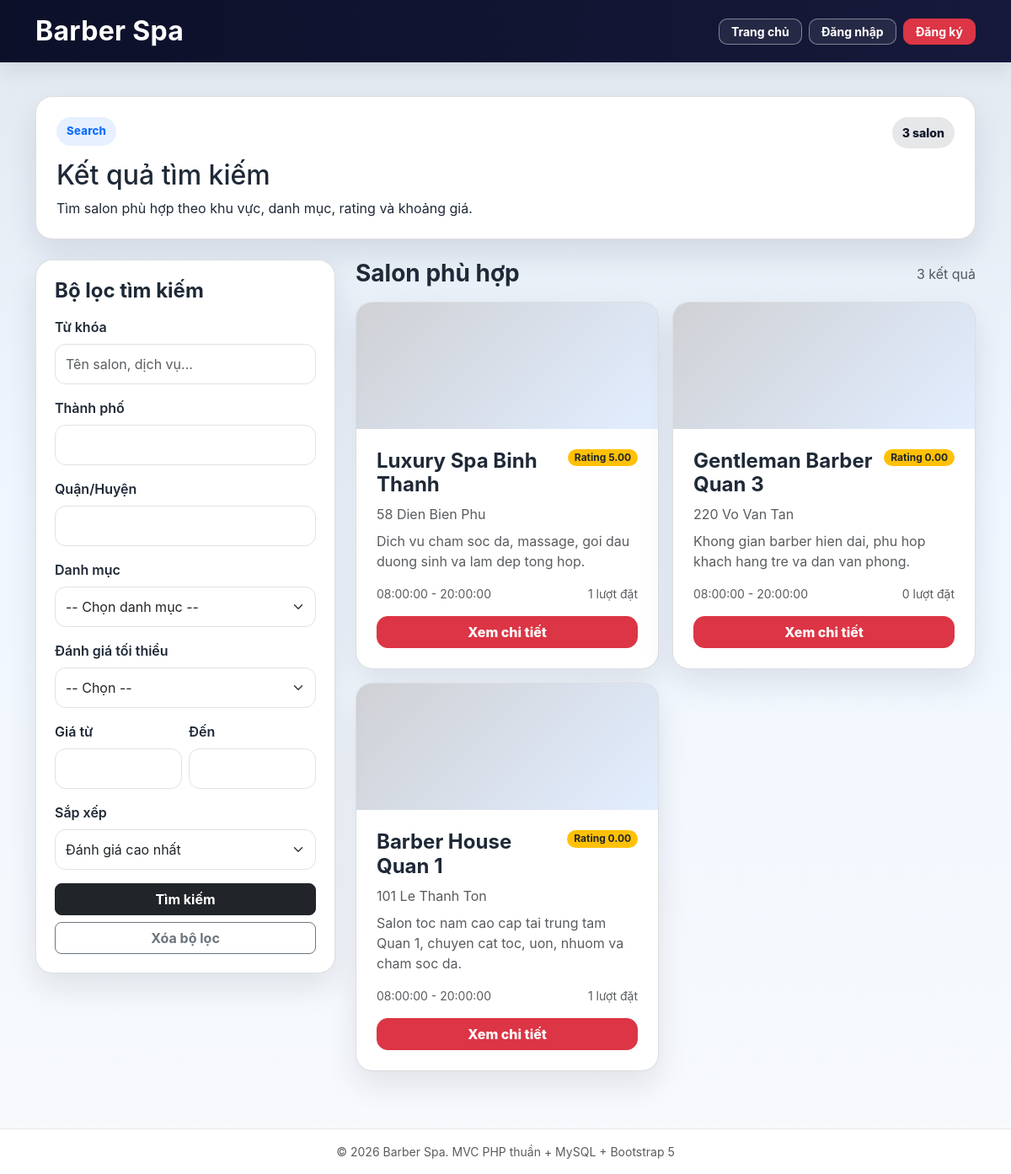
Screenshot of /search with the database file from the repository.
### tables this page shows
CREATE TABLE salons (
    id INT UNSIGNED AUTO_INCREMENT PRIMARY KEY,
    owner_id INT UNSIGNED NOT NULL,
    name VARCHAR(200) NOT NULL,
    address VARCHAR(255) NOT NULL,
    district VARCHAR(100) NOT NULL,
    city VARCHAR(100) NOT NULL,
    phone VARCHAR(20) NOT NULL,
    description TEXT NULL,
    search_keywords TEXT NULL,
    open_time TIME NOT NULL DEFAULT '08:00:00',
    close_time TIME NOT NULL DEFAULT '20:00:00',
    working_days VARCHAR(100) NOT NULL DEFAULT '1,2,3,4,5,6',
    avg_rating DECIMAL(3,2) NOT NULL DEFAULT 0.00,
    total_reviews INT NOT NULL DEFAULT 0,
    total_bookings INT NOT NULL DEFAULT 0,
    status ENUM('pending', 'active', 'hidden', 'rejected', 'deleted') NOT NULL DEFAULT 'pending',
    reject_reason TEXT NULL,
    latitude DECIMAL(10,7) NULL,
    longitude DECIMAL(10,7) NULL,
    created_at TIMESTAMP NULL DEFAULT CURRENT_TIMESTAMP,
    updated_at TIMESTAMP NULL DEFAULT CURRENT_TIMESTAMP ON UPDATE CURRENT_TIMESTAMP,

    CONSTRAINT fk_salons_owner
        FOREIGN KEY (owner_id) REFERENCES users(id)
        ON DELETE CASCADE,

    INDEX idx_salons_owner (owner_id),
    INDEX idx_salons_status (status),
    INDEX idx_salons_city (city),
    INDEX idx_salons_district (district),
    INDEX idx_salons_rating (avg_rating),
    INDEX idx_salons_bookings (total_bookings),
    FULLTEXT KEY ft_salons_search (name, description, search_keywords)
);

### core/helpers.php (called while the page is built, shortened)
<?php
function e(?string $value): string
{
    return htmlspecialchars((string) $value, ENT_QUOTES, 'UTF-8');
}
function paginate(int $total, int $perPage, int $page): array
{
    $perPage = max(1, $perPage);
    $page = max(1, $page);
    $totalPages = (int) ceil($total / $perPage);
    $totalPages = max(1, $totalPages);
    return [
        'total' => $total,
        'perPage' => $perPage,
        'currentPage' => $page,
        'totalPages' => $totalPages,
        'offset' => ($page - 1) * $perPage,
        'limit' => $perPage,
    ];
}
function render(string $view, array $data = [], string $layout = 'app'): void
{
    extract($data, EXTR_SKIP);
    require __DIR__ . '/../views/' . $view . '.php';
}

### controllers/SearchController.php (called while the page is built, shortened)
<?php
require_once __DIR__ . '/../models/Salon.php';
class SearchController
{
    private Salon $salonModel;
    private Category $categoryModel;
    public function __construct()
    {
        $this->salonModel = new Salon();
        $this->categoryModel = new Category();
    }
    public function search(): void
    {
        $keyword = trim($_GET['keyword'] ?? '');
        $city = trim($_GET['city'] ?? '');
        $district = trim($_GET['district'] ?? '');
        $categoryId = trim($_GET['category_id'] ?? '');
        $rating = trim($_GET['rating'] ?? ($_GET['min_rating'] ?? ''));
        $minPrice = trim($_GET['min_price'] ?? ($_GET['price_from'] ?? ''));
        $maxPrice = trim($_GET['max_price'] ?? ($_GET['price_to'] ?? ''));
        $sort = trim($_GET['sort'] ?? 'rating_desc');
        $page = max(1, (int) ($_GET['page'] ?? 1));
        $perPage = 6;
        $filters = [
            'keyword' => $keyword,
            'city' => $city,
            'district' => $district,
            'category_id' => $categoryId,
            'rating' => $rating,
            'min_price' => $minPrice,
            'max_price' => $maxPrice,
            'sort' => $sort,
        ];
        $total = $this->salonModel->countSearch($filters);
        $pagination = paginate($total, $perPage, $page);
        $filters['limit'] = $pagination['limit'];
        $filters['offset'] = $pagination['offset'];
        $salons = $this->salonModel->search($filters);
        $categories = $this->categoryModel->getActive(20);
        render('search/search', [
    'pageTitle' => 'Kết quả tìm kiếm - ' . APP_NAME,
    'navSection' => 'public',
    'salons' => $salons,
    'categories' => $categories,
    'pagination' => $pagination,
]);
    }
}

### core/Database.php (called while the page is built, shortened)
<?php
class Database
{
    private static ?PDO $instance = null;
    public static function getInstance(): PDO
    {
        if (self::$instance === null) {
            $dsn = 'mysql:host=' . DB_HOST
                . ';port=' . DB_PORT
                . ';dbname=' . DB_NAME
                . ';charset=' . DB_CHARSET;
            $options = [
                PDO::ATTR_ERRMODE => PDO::ERRMODE_EXCEPTION,
                PDO::ATTR_DEFAULT_FETCH_MODE => PDO::FETCH_ASSOC,
                PDO::ATTR_EMULATE_PREPARES => false,
            ];
            self::$instance = new PDO($dsn, DB_USER, DB_PASS, $options);
        }
        return self::$instance;
    }
}

### models/Salon.php (called while the page is built, shortened)
<?php
class Salon
{
    private PDO $db;
    public function __construct()
    {
        $this->db = Database::getInstance();
    }
    public function search(array $filters = []): array
    {
        $sql = "SELECT DISTINCT s.*
                FROM salons s
                LEFT JOIN services sv ON sv.salon_id = s.id
                WHERE s.status = 'active'";
        $params = [];
        $allowedSort = [
            'rating_desc' => 's.avg_rating DESC, s.id DESC',
            'newest' => 's.created_at DESC, s.id DESC',
            'popular' => 's.total_bookings DESC, s.id DESC',
            'price_asc' => 's.id ASC'
        ];
        $sort = $filters['sort'] ?? 'rating_desc';
        $orderBy = $allowedSort[$sort] ?? $allowedSort['rating_desc'];
        $sql .= " ORDER BY {$orderBy}";
        if (isset($filters['limit']) && isset($filters['offset'])) {
            $sql .= " LIMIT :limit OFFSET :offset";
        }
        $stmt = $this->db->prepare($sql);
        if (isset($filters['limit']) && isset($filters['offset'])) {
            $stmt->bindValue(':limit', (int) $filters['limit'], PDO::PARAM_INT);
            $stmt->bindValue(':offset', (int) $filters['offset'], PDO::PARAM_INT);
        }
        $stmt->execute();
        return $stmt->fetchAll();
    }
   public function countSearch(array $filters = []): int
{
    $sql = "SELECT COUNT(DISTINCT s.id) AS total
            FROM salons s
            LEFT JOIN services sv ON sv.salon_id = s.id
            WHERE s.status = 'active'";
    $params = [];
    $stmt = $this->db->prepare($sql);
    $stmt->execute($params);
    $row = $stmt->fetch();
    return (int) ($row['total'] ?? 0);
}
}

### views/search/search.php (the view, shortened to what this page needs)
<div class="search-page-enhanced">
    <div class="ui-card search-toolbar-card mb-4">
        <div class="d-flex justify-content-between align-items-start flex-wrap gap-3">
            <div>
                <span class="ui-eyebrow">Search</span>
                <h2 class="page-section-title mt-3 mb-2">Kết quả tìm kiếm</h2>
                <div class="page-section-subtitle">Tìm salon phù hợp theo khu vực, danh mục, rating và khoảng giá.</div>
            </div>
            <div class="ui-soft-badge"><?= e((string) count($salons)) ?> salon</div>
        </div>
    </div>
    <div class="row g-4">
        <div class="col-lg-4">
            <div class="ui-card search-filter-panel">
                <h4 class="fw-bold mb-3">Bộ lọc tìm kiếm</h4>
                <form method="GET" action="<?= e(BASE_URL . '/search') ?>">
                    <div class="mb-3">
                        <label class="form-label fw-semibold">Từ khóa</label>
                        <input type="text" name="keyword" class="form-control" placeholder="Tên salon, dịch vụ..." value="<?= e($_GET['keyword'] ?? '') ?>">
                    </div>
                    <div class="mb-3">
                        <label class="form-label fw-semibold">Thành phố</label>
                        <input type="text" name="city" class="form-control" value="<?= e($_GET['city'] ?? '') ?>">
                    </div>
                    <div class="mb-3">
                        <label class="form-label fw-semibold">Quận/Huyện</label>
                        <input type="text" name="district" class="form-control" value="<?= e($_GET['district'] ?? '') ?>">
                    </div>
                    <div class="mb-3">
                        <label class="form-label fw-semibold">Danh mục</label>
                        <select name="category_id" class="form-select">
                            <option value="">-- Chọn danh mục --</option>
                        </select>
                    </div>
                    <div class="mb-3">
                        <label class="form-label fw-semibold">Đánh giá tối thiểu</label>
                        <select name="min_rating" class="form-select">
                            <option value="">-- Chọn --</option>
                        </select>
                    </div>
                    <div class="row g-2 mb-3">
                        <div class="col">
                            <label class="form-label fw-semibold">Giá từ</label>
                            <input type="number" name="price_from" class="form-control" value="<?= e($_GET['price_from'] ?? '') ?>">
                        </div>
                        <div class="col">
                            <label class="form-label fw-semibold">Đến</label>
                            <input type="number" name="price_to" class="form-control" value="<?= e($_GET['price_to'] ?? '') ?>">
                        </div>
                    </div>
                    <div class="mb-3">
                        <label class="form-label fw-semibold">Sắp xếp</label>
                        <select name="sort" class="form-select">
                            <option value="rating_desc" <?= (($_GET['sort'] ?? '') === 'rating_desc') ? 'selected' : '' ?>>Đánh giá cao nhất</option>
                        </select>
                    </div>
                    <div class="d-grid gap-2">
                        <button type="submit" class="btn btn-dark rounded-3 fw-bold">Tìm kiếm</button>
                        <a href="<?= e(BASE_URL . '/search') ?>" class="btn btn-outline-secondary rounded-3 fw-bold">Xóa bộ lọc</a>
                    </div>
                </form>
            </div>
        </div>
        <div class="col-lg-8">
            <div class="d-flex justify-content-between align-items-center flex-wrap gap-2 mb-3">
                <h3 class="fw-bold mb-0">Salon phù hợp</h3>
                <div class="text-muted"><?= e((string) count($salons)) ?> kết quả</div>
            </div>
            <?php if (empty($salons)): ?>
                <div class="ui-empty-state">
                    <div class="ui-empty-icon">0</div>
                    <h5 class="fw-bold">Không tìm thấy salon phù hợp</h5>
                    <p class="text-muted mb-0">Thử đổi từ khóa, khu vực hoặc giảm bớt điều kiện lọc.</p>
                </div>
            <?php else: ?>
                <div class="row g-3">
                    <?php foreach ($salons as $salon): ?>
                        <div class="col-md-6">
                            <div class="ui-card ui-card-hover salon-result-card h-100">
                                <div class="salon-result-media"></div>
                                <div class="card-body p-4">
                                    <div class="d-flex justify-content-between align-items-start gap-2 mb-2">
                                        <h4 class="fw-bold mb-0"><?= e($salon['name']) ?></h4>
                                        <span class="badge bg-warning text-dark rounded-pill">Rating <?= e(number_format((float) ($salon['avg_rating'] ?? 0), 2)) ?></span>
                                    </div>
                                    <div class="text-muted mb-2"><?= e($salon['address']) ?></div>
                                    <?php if (!empty($salon['description'])): ?>
                                        <p class="text-muted"><?= e($salon['description']) ?></p>
                                    <?php endif; ?>
                                    <div class="d-flex justify-content-between small text-muted mb-3">
                                        <span><?= e($salon['open_time']) ?> - <?= e($salon['close_time']) ?></span>
                                        <span><?= e((string) ($salon['total_bookings'] ?? 0)) ?> lượt đặt</span>
                                    </div>
                                    <a href="<?= e(BASE_URL . '/salon/' . $salon['id']) ?>" class="btn btn-danger w-100">Xem chi tiết</a>
                                </div>
                            </div>
                        </div>
                    <?php endforeach; ?>
                </div>
            <?php endif; ?>
        </div>
    </div>
</div>

### index.php (shortened to what this page needs)
<?php
require_once __DIR__ . '/core/Database.php';
require_once __DIR__ . '/core/helpers.php';
$path = trim($_GET['path'] ?? '', '/');
foreach ($routes as $pattern => $handler) {
    $regex = '#^' . $pattern . '$#';
    if (preg_match($regex, $path, $matches)) {
        $params = array_slice($matches, 1);
        [$file, $method] = explode('@', $handler);
        $controller = new $className();
        call_user_func_array([$controller, $method], $params);
        break;
    }
}

### rows the page displays
salons: name "Luxury Spa Binh Thanh", avg_rating "5.00", address "58 Dien Bien Phu", description "Dich vu cham soc da, massage, goi dau duong sinh va lam dep tong hop.", open_time "08:00:00", close_time "20:00:00", total_bookings "1"
salons: name "Gentleman Barber Quan 3", avg_rating "0.00", address "220 Vo Van Tan", description "Khong gian barber hien dai, phu hop khach hang tre va dan van phong.", open_time "08:00:00", close_time "20:00:00", total_bookings "0"
salons: name "Barber House Quan 1", avg_rating "0.00", address "101 Le Thanh Ton", description "Salon toc nam cao cap tai trung tam Quan 1, chuyen cat toc, uon, nhuom va cham soc da.", open_time "08:00:00", close_time "20:00:00", total_bookings "1"

### other values shown
count($salons) "3"
